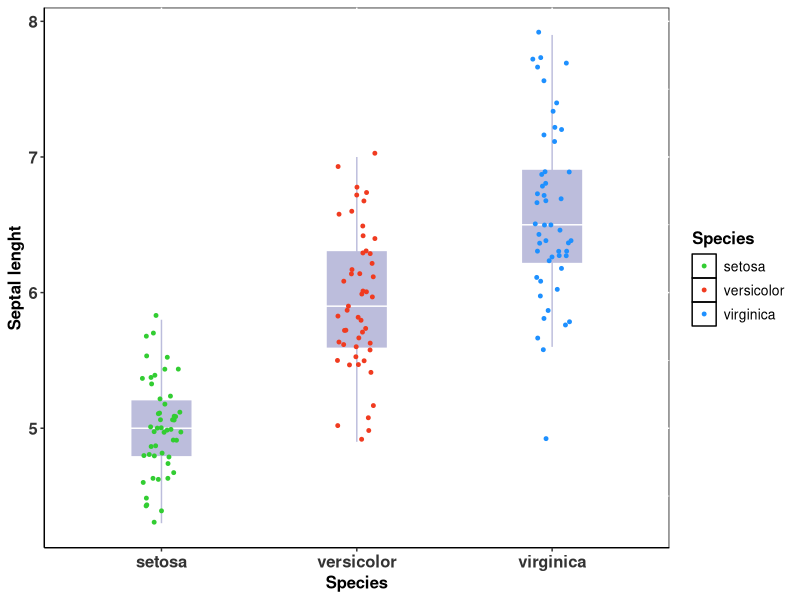
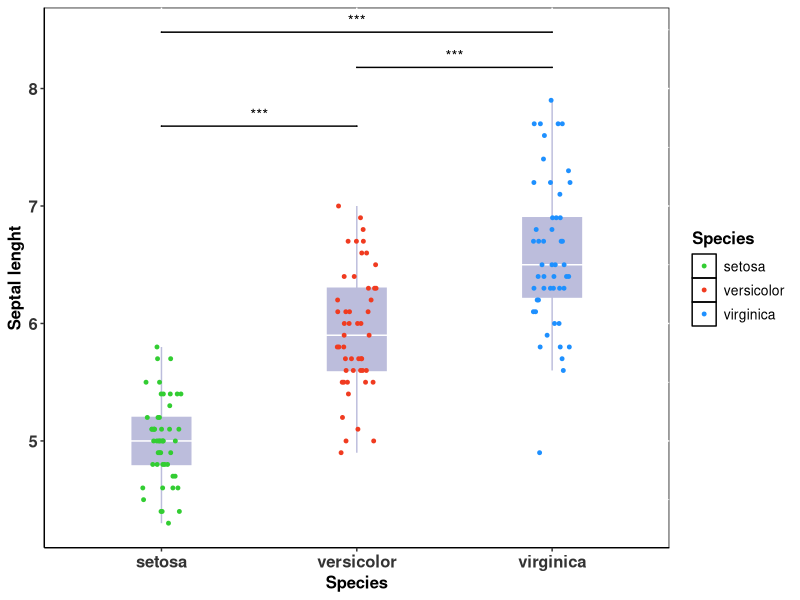
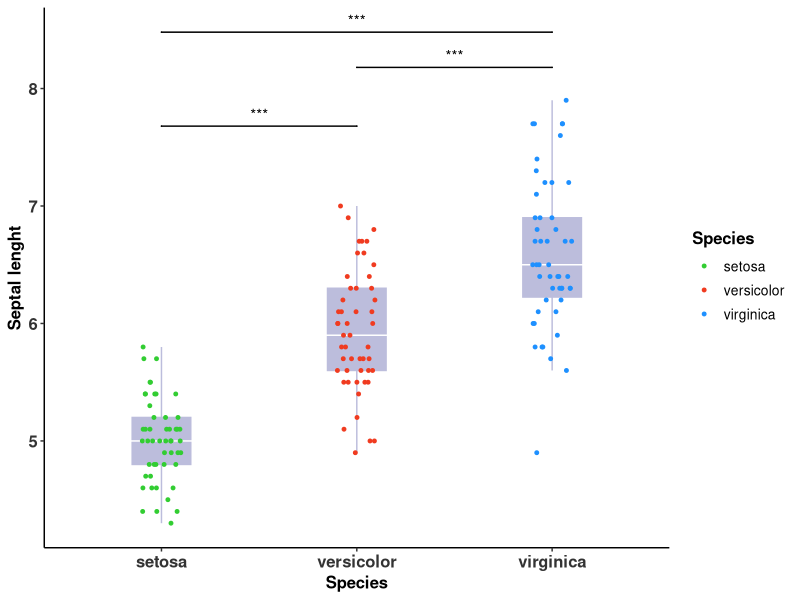

Write R code to recreate these figures, in order.
# Nice Boxplots
# Script by Joao Sabino

date()

# Dettach all packages, this prevents conflicts between packages loaded in the session
detachAllPackages <- function() {
  basic.packages <- c("package:stats","package:graphics","package:grDevices","package:utils","package:datasets","package:methods","package:base")
  package.list <- search()[ifelse(unlist(gregexpr("package:",search()))==1,TRUE,FALSE)]
  package.list <- setdiff(package.list,basic.packages)
  if (length(package.list)>0)  for (package in package.list) detach(package, character.only=TRUE)
}
detachAllPackages()

sessionInfo()

# First always clear R environment
# This prevents using objects created previously
rm(list=ls())


###############################################################################################
# Dataset
#
###############################################################################################

# Iris Dataset
df <- iris[c(1, 2, 3, 4)]
head(iris)


###############################################################################################
# Nice boxplots
#
###############################################################################################
library(ggplot2)

ggplot(iris, aes(x=Species, y=Sepal.Length))+
  geom_boxplot(width=0.3, color="#bcbddc", fill="#bcbddc", outlier.shape = NA)+
  stat_summary(geom = "crossbar", width=0.65, fatten=0, color="white", 
               fun.data = function(x){ return(c(y=median(x), ymin=median(x), ymax=median(x))) })+
  geom_jitter(aes(color=Species), width = 0.1, size=1)+
  xlab("Species")+
  ylab("Septal lenght")+
  scale_color_manual(values = c("#32CD32", "#f03b20","#1E90FF"))+
  theme(axis.line = element_line(colour = "black"),
        panel.background = element_rect(fill = NA, color = "black"),
        axis.text.x = element_text(colour="grey20",size=12,face="bold"),
        axis.text.y = element_text(colour="grey20",size=12,face="bold"),
        axis.title=element_text(size=12,face="bold"),
        legend.text=element_text(size=10),
        legend.title=element_text(size=12,face="bold"))


# Adding the significance bars
library(ggsignif)

ggplot(iris, aes(x=Species, y=Sepal.Length))+
  geom_boxplot(width=0.3, color="#bcbddc", fill="#bcbddc", outlier.shape = NA)+     # Set the colour of the boxplot
  stat_summary(geom = "crossbar", width=0.65, fatten=0, color="white", 
               fun.data = function(x){ return(c(y=median(x), ymin=median(x), ymax=median(x))) })+
  geom_jitter(aes(color=Species), width = 0.1, size=1, height = 0)+      # set the width of jitter, height should be 0 (compare with plot above)
  xlab("Species")+
  ylab("Septal lenght")+
  scale_color_manual(values = c("#32CD32", "#f03b20","#1E90FF"))+  # Colours of the point
  theme(axis.line = element_line(colour = "black"),
        panel.background = element_rect(fill = NA, color ="black"),
        axis.text.x = element_text(colour="grey20",size=12,face="bold"),
        axis.text.y = element_text(colour="grey20",size=12,face="bold"),
        axis.title=element_text(size=12,face="bold"),
        legend.text=element_text(size=10),
        legend.title=element_text(size=12,face="bold"))+
  geom_signif(comparisons = list(c("versicolor", "virginica"),       # set the list of comparisons
                                 c("versicolor", "setosa"),
                                 c("setosa", "virginica")),
              y_position=c(8, 7.5, 8.3),                     # control the height of the bars
              test=c("wilcox.test"),
              map_signif_level=TRUE, tip_length=0)



# If you want a line around the plot

ggplot(iris, aes(x=Species, y=Sepal.Length))+
  geom_boxplot(width=0.3, color="#bcbddc", fill="#bcbddc", outlier.shape = NA)+     # Set the colour of the boxplot
  stat_summary(geom = "crossbar", width=0.65, fatten=0, color="white", 
               fun.data = function(x){ return(c(y=median(x), ymin=median(x), ymax=median(x))) })+
  geom_jitter(aes(color=Species), width = 0.1, size=1, height = 0)+      # set the width of jitter, height should be 0 (compare with plot above)
  xlab("Species")+
  ylab("Septal lenght")+
  scale_color_manual(values = c("#32CD32", "#f03b20","#1E90FF"))+  # Colours of the point
  theme(axis.line = element_line(colour = "black"),
        panel.background = element_rect(fill = NA, color =NA),
        axis.text.x = element_text(colour="grey20",size=12,face="bold"),
        axis.text.y = element_text(colour="grey20",size=12,face="bold"),
        axis.title=element_text(size=12,face="bold"),
        legend.text=element_text(size=10),
        legend.title=element_text(size=12,face="bold"))+
  geom_signif(comparisons = list(c("versicolor", "virginica"),       # set the list of comparisons
                                 c("versicolor", "setosa"),
                                 c("setosa", "virginica")),
              y_position=c(8, 7.5, 8.3),                     # control the height of the bars
              test=c("wilcox.test"),
              map_signif_level=TRUE, tip_length=0)


###############################################################################################
# END 
###############################################################################################

sessionInfo()
Sys.time()